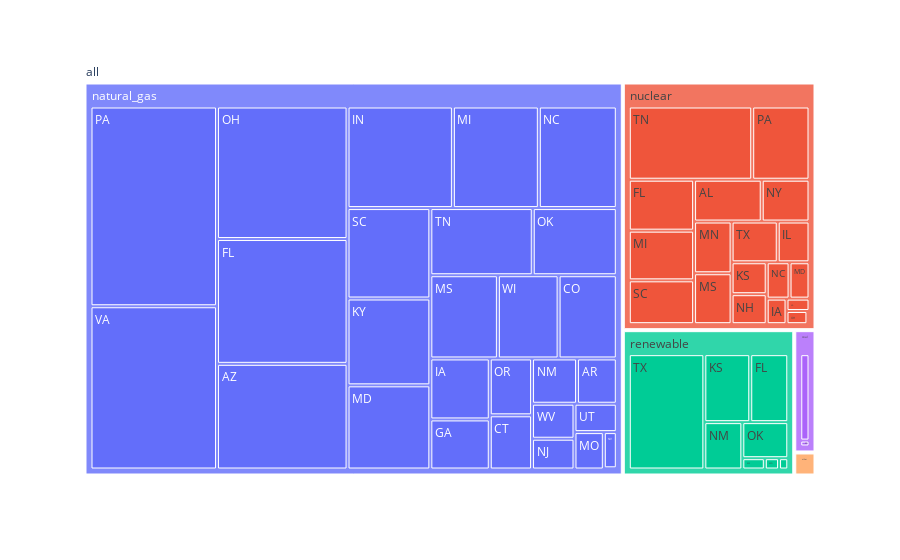

This figure's notebook cell:
### Code cell
fig = px.treemap(
    data_frame = state_2019_diff_reduced_increase_df.toPandas(),
    names = "fuel_type",
    values = "consumption_diff",
    path = ["all", "fuel_type", "state"]
)
fig.show()

### Figure 1 — Plotly figure (JSON) as saved in the notebook; plotly's stock layout.template omitted (floating-point values rounded to 4 significant figures)
{"data": [{"branchvalues": "total", "domain": {"x": [0, 1], "y": [0, 1]}, "hovertemplate": "labels=%{label}<br>consumption_diff=%{value}<br>parent=%{parent}<br>id=%{id}<extra></extra>", "ids": ["all/nuclear/AL", "all/natural_gas/AR", "all/natural_gas/AZ", "all/natural_gas/CO", "all/other/CO", "all/natural_gas/CT", "all/natural_gas/DC", "all/other/DC", "all/natural_gas/FL", "all/nuclear/FL", "all/renewable/FL", "all/natural_gas/GA", "all/nuclear/GA", "all/natural_gas/IA", "all/nuclear/IA", "all/nuclear/IL", "all/natural_gas/IN", "all/nuclear/KS", "all/renewable/KS", "all/natural_gas/KY", "all/natural_gas/MD", "all/nuclear/MD", "all/renewable/MD", "all/natural_gas/MI", "all/nuclear/MI", "all/nuclear/MN", "all/natural_gas/MO", "all/natural_gas/MS", "all/nuclear/MS", "all/renewable/MS", "all/natural_gas/NC", "all/nuclear/NC", "all/other/ND", "all/nuclear/NH", "all/natural_gas/NJ", "all/natural_gas/NM", "all/renewable/NM", "all/natural_gas/NV", "all/nuclear/NY", "all/natural_gas/OH", "all/nuclear/OH", "all/natural_gas/OK", "all/renewable/OK", "all/natural_gas/OR", "all/natural_gas/PA", "all/nuclear/PA", "all/renewable/RI", "all/natural_gas/SC", "all/nuclear/SC", "all/coal/SD", "all/natural_gas/TN", "all/nuclear/TN", "all/nuclear/TX", "all/renewable/TX", "all/natural_gas/UT", "all/natural_gas/VA", "all/nuclear/VA", "all/natural_gas/VT", "all/coal/WA", "all/natural_gas/WI", "all/natural_gas/WV", "all/other/WV", "all/natural_gas/WY", "all/coal", "all/natural_gas", "all/nuclear", "all/other", "all/renewable", "all"], "labels": ["AL", "AR", "AZ", "CO", "CO", "CT", "DC", "DC", "FL", "FL", "FL", "GA", "GA", "IA", "IA", "IL", "IN", "KS", "KS", "KY", "MD", "MD", "MD", "MI", "MI", "MN", "MO", "MS", "MS", "MS", "NC", "NC", "ND", "NH", "NJ", "NM", "NM", "NV", "NY", "OH", "OH", "OK", "OK", "OR", "PA", "PA", "RI", "SC", "SC", "SD", "TN", "TN", "TX", "TX", "UT", "VA", "VA", "VT", "WA", "WI", "WV", "WV", "WY", "coal", "natural_gas", "nuclear", "other", "renewable", "all"], "name": "", "parents": ["all/nuclear", "all/natural_gas", "all/natural_gas", "all/natural_gas", "all/other", "all/natural_gas", "all/natural_gas", "all/other", "all/natural_gas", "all/nuclear", "all/renewable", "all/natural_gas", "all/nuclear", "all/natural_gas", "all/nuclear", "all/nuclear", "all/natural_gas", "all/nuclear", "all/renewable", "all/natural_gas", "all/natural_gas", "all/nuclear", "all/renewable", "all/natural_gas", "all/nuclear", "all/nuclear", "all/natural_gas", "all/natural_gas", "all/nuclear", "all/renewable", "all/natural_gas", "all/nuclear", "all/other", "all/nuclear", "all/natural_gas", "all/natural_gas", "all/renewable", "all/natural_gas", "all/nuclear", "all/natural_gas", "all/nuclear", "all/natural_gas", "all/renewable", "all/natural_gas", "all/natural_gas", "all/nuclear", "all/renewable", "all/natural_gas", "all/nuclear", "all/coal", "all/natural_gas", "all/nuclear", "all/nuclear", "all/renewable", "all/natural_gas", "all/natural_gas", "all/nuclear", "all/natural_gas", "all/coal", "all/natural_gas", "all/natural_gas", "all/other", "all/natural_gas", "all", "all", "all", "all", "all", ""], "type": "treemap", "values": [28030000.0, 16290000.0, 124700000.0, 43800000.0, 753200.0, 20720000.0, 52026, 765400.0, 147300000.0, 32964384, 28593298, 26910000.0, 271000.0, 32790000.0, 5020000.0, 12820000.0, 96760000.0, 11100000.0, 34525502, 65000000.0, 62996708, 7186000.0, 1777775, 78930000.0, 32130000.0, 19220000.0, 9921000.0, 50840000.0, 18929676, 2812948, 71615010, 8233356, 2047000.0, 10418115, 11810000.0, 18430000.0, 19910000.0, 4251000.0, 19800000.0, 156400000.0, 2731000.0, 51050000.0, 18330000.0, 21730000.0, 228500000.0, 41558065, 1155000.0, 67700000.0, 28350000.0, 1348000.0, 62210000.0, 89530000.0, 18620000.0, 96400000.0, 10860000.0, 186800000.0, 2815000.0, 47690.0, 19860000.0, 45680000.0, 13430000.0, 430100.0, 41920.0, 21200000.0, 1728000000.0, 389700000.0, 3996000.0, 203500000.0, 2346000000.0]}], "layout": {"autosize": true, "legend": {"tracegroupgap": 0}, "margin": {"t": 60}}}
